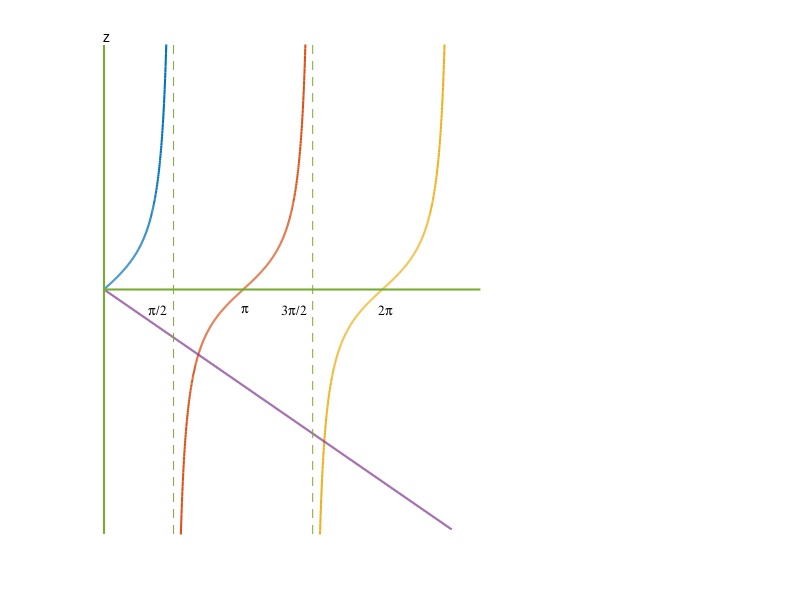

Source code (MATLAB): (Note: this script raises an error after producing the figure.)
x=(0:1/200:1.57);
y=tan(x);
plot(x,y,'linewidth',1.5)
axis([0 14 -6 6])
axis off
hold on

x=(1.58:1/200:4.71);
y=tan(x);
plot(x,y,'linewidth',1.5)

x=(4.72:1/200:7.85);
y=tan(x);
plot(x,y,'linewidth',1.5)

x=(0:1/200:7.85);
y=-0.75*x;
plot(x,y,'linewidth',1.5)

q=[0 0];
r=[-6 6];
line(q,r,'linewidth',1.5)

q=[1.5708 1.5708];
r=[-6 6];
line(q,r,'linestyle','--')

q=[4.7124 4.7124];
r=[-6 6];
line(q,r,'linestyle','--')

q=[0 8.5];
r=[0 0];
line(q,r,'linewidth',1.5)

text(0,6.2,'z')

text(1,-0.5,'p/2','fontname','symbol','fontweight','bold')
text(3.1,-0.5,'p','fontname','symbol','fontweight','bold')
text(4,-0.5,'3p/2','fontname','symbol','fontweight','bold')
text(6.2,-0.5,'2p','fontname','symbol','fontweight','bold')

rdot=sprintf('%c',183)
text(2.05,-1.6,rdot,'fontname','symbol','fontweight','bold','fontsize',15)
text(4.9,-3.73,rdot,'fontname','symbol','fontweight','bold','fontsize',15)

rsq=sprintf('%c',214,'l');
text(8.7,0,rsq,'fontname','symbol','fontweight','bold')
text(9.3,0,'L')
text(8.93,0.4,'_')

text(8,6,'tan         = ____')
text(8.5,6,rsq,'fontname','symbol','fontweight','bold')
text(9.1,6,'L')
text(8.73,6.4,'_')
text(9.9,6.3,rsq,'fontname','symbol','fontweight','bold')
text(10.5,6.3,'L')
text(10.13,6.7,'_')
text(10.0,5.5,'hL')
text(9.8,6.3,'-')

text(7,-4,'z = ____')
text(7.7,-3.7,rsq,'fontname','symbol','fontweight','bold')
text(8.3,-3.7,'L')
text(7.93,-3.3,'_')
text(7.8,-4.5,'hL')
text(7.6,-3.7,'-')

text(2,-2.5,rsq,'fontname','symbol','fontweight','bold')
text(2.6,-2.5,'L')
text(2.23,-2.1,'_')
text(2.44,-2.7,'1','fontsize',6,'fontweight','bold')


text(5,-5,rsq,'fontname','symbol','fontweight','bold')
text(5.6,-5,'L')
text(5.23,-4.6,'_')
text(5.44,-5.2,'2','fontsize',6,'fontweight','bold')



hold off










